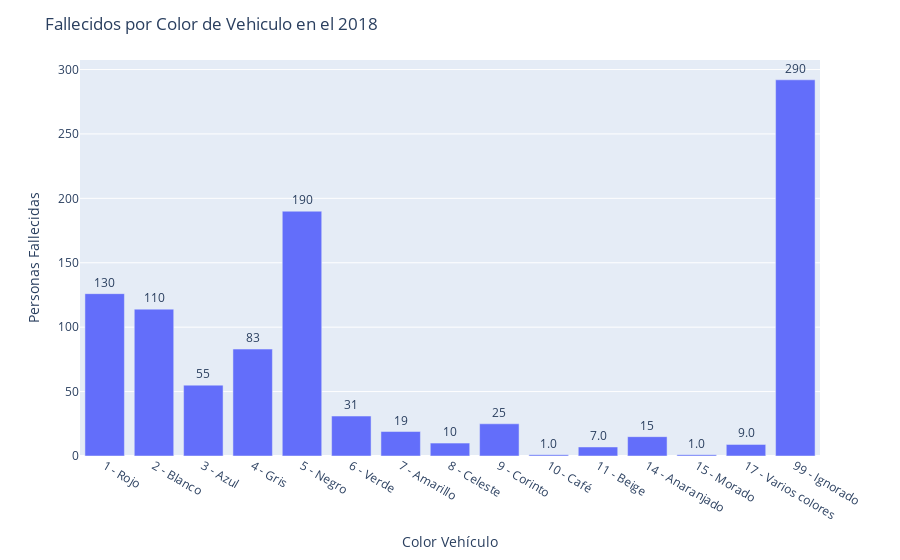

Write notebook code for a chart like this one.
### Markdown cell above
### Revisando unicamente datos de fallecidos

### Code cell
fig = px.bar(dfallecidos_vehiculo, y='cantidad', x='color_vehiculo', text='cantidad')

fig.update_traces(texttemplate='%{text:.2s}', textposition='outside')

fig.update_layout(title='Fallecidos por Color de Vehiculo en el 2018',xaxis_title="Color Vehículo",
    yaxis_title="Personas Fallecidas",uniformtext_minsize=8, uniformtext_mode='hide')

fig.show()

### Figure 1 — Plotly figure (JSON) as saved in the notebook; plotly's stock layout.template omitted (floating-point values rounded to 4 significant figures)
{"data": [{"alignmentgroup": "True", "hoverlabel": {"namelength": 0}, "hovertemplate": "color_vehiculo=%{x}<br>cantidad=%{text}", "legendgroup": "", "marker": {"color": "#636efa"}, "name": "", "offsetgroup": "", "orientation": "v", "showlegend": false, "text": [126, 114, 55, 83, 190, 31, 19, 10, 25, 1, 7, 15, 1, 9, 292], "textposition": "outside", "texttemplate": "%{text:.2s}", "type": "bar", "x": ["1 - Rojo", "2 - Blanco", "3 - Azul", "4 - Gris", "5 - Negro", "6 - Verde", "7 - Amarillo", "8 - Celeste", "9 - Corinto", "10 - Café", "11 - Beige", "14 - Anaranjado", "15 - Morado", "17 - Varios colores", "99 - Ignorado"], "xaxis": "x", "y": [126, 114, 55, 83, 190, 31, 19, 10, 25, 1, 7, 15, 1, 9, 292], "yaxis": "y"}], "layout": {"barmode": "relative", "legend": {"tracegroupgap": 0}, "margin": {"t": 60}, "title": {"text": "Fallecidos por Color de Vehiculo en el 2018"}, "uniformtext": {"minsize": 8, "mode": "hide"}, "xaxis": {"anchor": "y", "domain": [0, 1], "title": {"text": "Color Vehículo"}}, "yaxis": {"anchor": "x", "domain": [0, 1], "title": {"text": "Personas Fallecidas"}}}}
